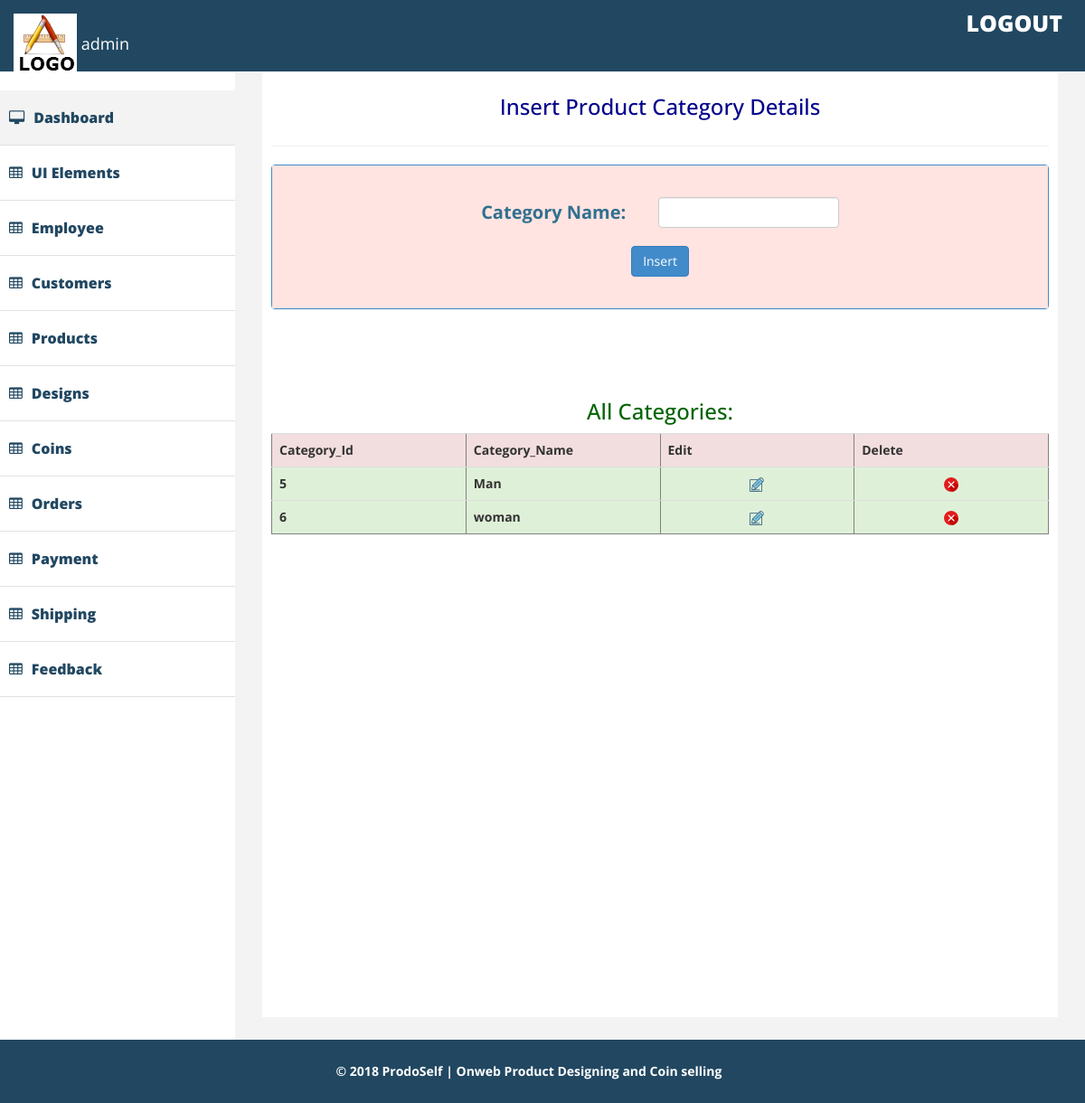
Page /admin/p_category_detail.php (signed in) on the committed database.
### tables this page shows
CREATE TABLE IF NOT EXISTS `pro_category_table` (
  `Category_id` int(10) NOT NULL AUTO_INCREMENT,
  `Category_name` varchar(50) NOT NULL,
  PRIMARY KEY (`Category_id`)
);

### admin/p_category_detail.php (the view, shortened to what this page needs)
<?php
	include 'include/db.php';
?>
<!DOCTYPE html>
<html xmlns="http://www.w3.org/1999/xhtml">
<head>
    <link href="assets/css/bootstrap.css" rel="stylesheet" />
    <link href="assets/css/font-awesome.css" rel="stylesheet" />
    <link href="assets/css/custom.css" rel="stylesheet" />
</head>
<body>
       <div id="wrapper">
		<?php
				include_once 'include/header.php';
			?>
	 	<?php
				include_once 'include/slidebar.php';
			?>
        <div id="page-wrapper" >
            <div id="page-inner">
                <div class="row">
                    <div class="col-lg-12">
                   <center>
				   <h3 style="color:#00008B">Insert Product Category Details</h3>
				   </center>
                    </div>
                </div>
                  <hr />
                <div class="row">
                    <div class="col-lg-12 ">
                      <div class="panel panel-primary">
					  <div class="panel-body" style="background:#FFE4E1;">
<form action="p_category_add.php" method="post" enctype="multipart/form-data" style="padding: 10px;color:#31708f; font-size:20px;">
		<strong ><table align="center">
	<tr>
		<td>Category Name: &nbsp;&nbsp;</td>
		<td><input type="text" name="r1" required="" class="form-control" /></td>
	</tr>
  	<tr></strong>
		<td colspan="2" align="center"><input type="submit" name="submit" value="Insert" class="btn btn-primary" /></td>
</form>
						</div>
						</div>
                    </div>
                    </div>
 <br><br>
   <div class="row">
                    <div class="col-lg-12">
                   <center>
				   <h3 style="color:#006400">All Categories:</h3>
				   </center>
                    </div>
                </div>
<?php
$db=mysqli_query($con,"select *from pro_category_table order by Category_id");
  ?>
 <div class="table-responsive">
<table border="1" align="center" class="table">
  <tr class="danger">
    <th>Category_Id</th>
    <th>Category_Name</th>
	<th>Edit</th>
	<th>Delete</th>
  </tr>
  <?php
  while($row=mysqli_fetch_array($db))
  {
  ?>
  <tr class="success">
    <td><?php echo $row["Category_id"];?></td>
	<td><?php echo $row["Category_name"];?></td>
		<td align="center"><a href='p_category_edit.php?x=<?php echo $row["Category_id"];?>'><img src="include/edit.png" /></a></td>
		<td align="center"><a href='p_category_delete.php?x=<?php echo $row["Category_id"];?>'><img src="include/delete.png" /></a></td>
  </tr>
  <?php
  }
   ?>
</table>
</div>
</div>
    </div>
            </div>
		<?php
				include_once 'include/footer.php';
			?>
</body>
</html>

### admin/assets/css/custom.css (style rules this page uses)
body { font-family: 'Open Sans', sans-serif; line-height:30px; }
#wrapper { width: 100%; margin-top:50px; }
#page-wrapper { padding: 15px 15px; min-height: 600px; background:#F3F3F3; }
#page-inner { width:100%; margin:10px 20px 10px 0px; background-color:#fff!important; padding:10px; min-height:1050px; }
@media (min-width:768px) { #page-wrapper { margin: 0 0 0 260px; padding: 15px 30px; min-height: 1050px; } }

### admin/p_category_detail.php (style rules this page uses)
td { padding:10px; }

### rows in the picture
pro_category_table: Category_id "5", Category_name "Man"
pro_category_table: Category_id "6", Category_name "woman"

### other values in the picture
$_SESSION['admin']['r1'] "admin"
